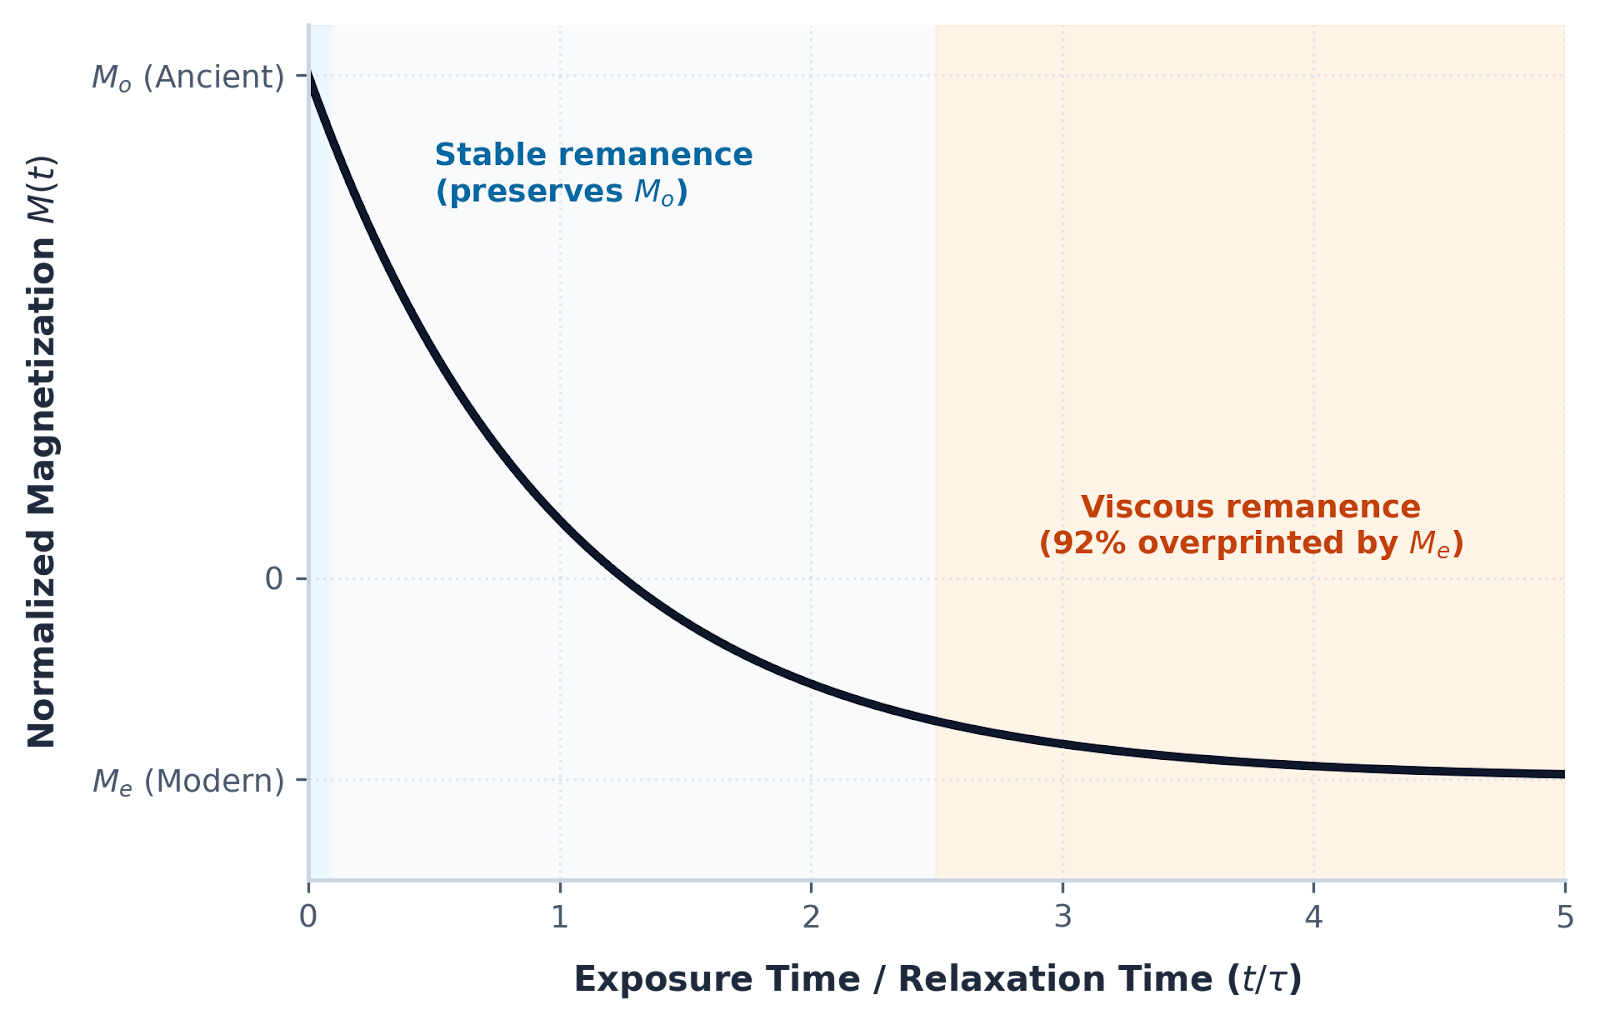

Generate this figure with Python:
import numpy as np
import matplotlib.pyplot as plt

# Set style for clean, modern academic presentation
plt.rcParams['font.sans-serif'] = 'Arial'
plt.rcParams['font.family'] = 'sans-serif'
plt.rcParams['axes.edgecolor'] = '#cbd5e1'
plt.rcParams['axes.linewidth'] = 1.2
plt.rcParams['xtick.color'] = '#475569'
plt.rcParams['ytick.color'] = '#475569'

# Define parameters
t_over_tau = np.linspace(0, 5, 500)
M_o = 1.0   # Ancient primary magnetization
M_e = -0.4  # Equilibrium in the modern Earth's field

# Equation: M(t) = M_e + (M_o - M_e) * e^(-t/tau)
M_t = M_e + (M_o - M_e) * np.exp(-t_over_tau)

# Create figure
fig, ax = plt.subplots(figsize=(6.5, 4.2), dpi=300)

# Shade regions based on the t/tau filter
# Stable Region (t/tau < 0.1, or t << tau)
ax.axvspan(0, 0.1, color='#e0f2fe', alpha=0.6, label='Stable Single Domain (SSD)')
# Transition Region
ax.axvspan(0.1, 2.5, color='#f8fafc', alpha=1.0)
# Viscous Region (t/tau > 2.5, or t >> tau)
ax.axvspan(2.5, 5.0, color='#ffedd5', alpha=0.6, label='Viscous Remanent Magnetization (VRM)')

# Plot the relaxation curve
ax.plot(t_over_tau, M_t, color='#0f172a', linewidth=2.5, label='Magnetization $M(t)$')

# Add labels for regions directly onto the plot (completely clear of the curve line)
# Stable region label: shifted to x=0.5, y=0.8
ax.text(0.5, 0.8, 'Stable remanence\n(preserves $M_o$)', color='#0369a1', fontsize=9, fontweight='bold', ha='left', va='center')

# Viscous region label: placed at x=3.75, y=0.1
ax.text(3.75, 0.1, 'Viscous remanence\n(92% overprinted by $M_e$)', color='#c2410c', fontsize=9, fontweight='bold', ha='center', va='center')

# Labels and styling
ax.set_xlabel('Exposure Time / Relaxation Time ($t / \\tau$)', fontsize=10, fontweight='bold', color='#1e293b', labelpad=8)
ax.set_ylabel('Normalized Magnetization $M(t)$', fontsize=10, fontweight='bold', color='#1e293b', labelpad=8)

# Set ticks and limits
ax.set_xlim(0, 5)
ax.set_ylim(-0.6, 1.1)
ax.set_yticks([M_e, 0, M_o])
ax.set_yticklabels(['$M_e$ (Modern)', '0', '$M_o$ (Ancient)'], fontsize=9)
ax.set_xticks([0, 1, 2, 3, 4, 5])
ax.set_xticklabels(['0', '1', '2', '3', '4', '5'], fontsize=9)

# Clean up axes (despine top and right)
ax.spines['top'].set_visible(False)
ax.spines['right'].set_visible(False)
ax.grid(True, linestyle=':', alpha=0.5, color='#cbd5e1')

plt.tight_layout()
plt.savefig('VRM_acquisition.png', bbox_inches='tight', transparent=True)
